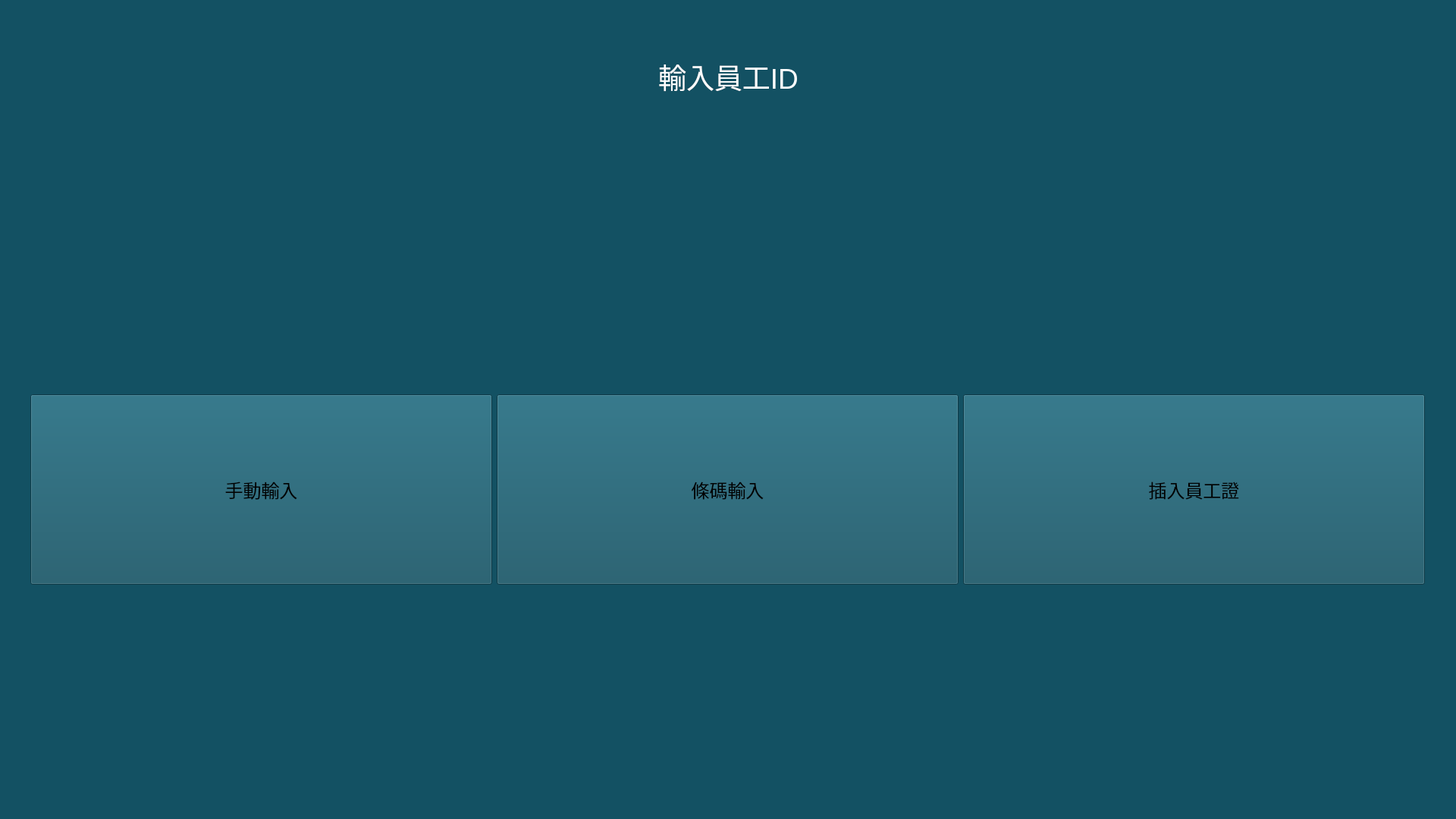
<?xml version="1.0" encoding="UTF-8"?>
<ui version="4.0">
 <class>staff_main_window</class>
 <widget class="QWidget" name="staff_main_window">
  <property name="geometry">
   <rect>
    <x>0</x>
    <y>0</y>
    <width>1920</width>
    <height>1080</height>
   </rect>
  </property>
  <property name="windowTitle">
   <string>Form</string>
  </property>
  <property name="styleSheet">
   <string notr="true">background-color: rgb(19, 81, 99);</string>
  </property>
  <widget class="QWidget" name="verticalLayoutWidget">
   <property name="geometry">
    <rect>
     <x>0</x>
     <y>70</y>
     <width>1921</width>
     <height>81</height>
    </rect>
   </property>
   <layout class="QVBoxLayout" name="verticalLayout">
    <item>
     <widget class="QTextBrowser" name="textBrowser">
      <property name="font">
       <font>
        <family>Microsoft JhengHei UI</family>
        <pointsize>28</pointsize>
        <bold>false</bold>
        <underline>false</underline>
       </font>
      </property>
      <property name="styleSheet">
       <string notr="true">background-color: rgb(19, 81, 99);
border: none;
border-color: rgb(19, 81, 99);
</string>
      </property>
      <property name="html">
       <string>&lt;!DOCTYPE HTML PUBLIC &quot;-//W3C//DTD HTML 4.0//EN&quot; &quot;http://www.w3.org/TR/REC-html40/strict.dtd&quot;&gt;
&lt;html&gt;&lt;head&gt;&lt;meta name=&quot;qrichtext&quot; content=&quot;1&quot; /&gt;&lt;meta charset=&quot;utf-8&quot; /&gt;&lt;style type=&quot;text/css&quot;&gt;
p, li { white-space: pre-wrap; }
hr { height: 1px; border-width: 0; }
li.unchecked::marker { content: &quot;\2610&quot;; }
li.checked::marker { content: &quot;\2612&quot;; }
&lt;/style&gt;&lt;/head&gt;&lt;body style=&quot; font-family:'Microsoft JhengHei UI'; font-size:28pt; font-weight:400; font-style:normal;&quot;&gt;
&lt;p align=&quot;center&quot; style=&quot; margin-top:0px; margin-bottom:0px; margin-left:0px; margin-right:0px; -qt-block-indent:0; text-indent:0px;&quot;&gt;&lt;span style=&quot; color:#ffffff;&quot;&gt;輸入員工ID&lt;/span&gt;&lt;/p&gt;&lt;/body&gt;&lt;/html&gt;</string>
      </property>
     </widget>
    </item>
   </layout>
  </widget>
  <widget class="QPushButton" name="main_screen_button_idcard">
   <property name="geometry">
    <rect>
     <x>1270</x>
     <y>520</y>
     <width>609</width>
     <height>251</height>
    </rect>
   </property>
   <property name="font">
    <font>
     <family>Microsoft JhengHei UI</family>
     <pointsize>18</pointsize>
     <italic>false</italic>
     <bold>false</bold>
    </font>
   </property>
   <property name="styleSheet">
    <string notr="true">font: 75 18pt &quot;Microsoft JhengHei UI&quot;;
background-color: rgb(55, 139, 164);
color: rgb(255, 255, 255);
QPushButton {
	border: none;
	border-radius: 50px;
}
QPushButton:pressed {
    color: rgb(19, 81, 99);
}
</string>
   </property>
   <property name="text">
    <string>插入員工證</string>
   </property>
   <property name="icon">
    <iconset resource="../images/images.qrc">
     <normaloff>:/images/ID_CARD.png</normaloff>:/images/ID_CARD.png</iconset>
   </property>
   <property name="iconSize">
    <size>
     <width>150</width>
     <height>150</height>
    </size>
   </property>
  </widget>
  <widget class="QPushButton" name="main_screen_button_barcode">
   <property name="geometry">
    <rect>
     <x>655</x>
     <y>520</y>
     <width>609</width>
     <height>251</height>
    </rect>
   </property>
   <property name="sizePolicy">
    <sizepolicy hsizetype="Minimum" vsizetype="Fixed">
     <horstretch>0</horstretch>
     <verstretch>0</verstretch>
    </sizepolicy>
   </property>
   <property name="font">
    <font>
     <family>Microsoft JhengHei UI</family>
     <pointsize>18</pointsize>
     <italic>false</italic>
     <bold>false</bold>
    </font>
   </property>
   <property name="cursor">
    <cursorShape>ArrowCursor</cursorShape>
   </property>
   <property name="styleSheet">
    <string notr="true">font: 75 18pt &quot;Microsoft JhengHei UI&quot;;
background-color: rgb(55, 139, 164);
color: rgb(255, 255, 255);
QPushButton {
	border: none;
	border-radius: 50px;
}
QPushButton:pressed {
    color: rgb(19, 81, 99);
}
</string>
   </property>
   <property name="text">
    <string>條碼輸入</string>
   </property>
   <property name="icon">
    <iconset resource="../images/images.qrc">
     <normaloff>:/images/BARCODE.png</normaloff>:/images/BARCODE.png</iconset>
   </property>
   <property name="iconSize">
    <size>
     <width>150</width>
     <height>150</height>
    </size>
   </property>
  </widget>
  <widget class="QPushButton" name="main_screen_button_manual">
   <property name="geometry">
    <rect>
     <x>40</x>
     <y>520</y>
     <width>609</width>
     <height>251</height>
    </rect>
   </property>
   <property name="baseSize">
    <size>
     <width>0</width>
     <height>0</height>
    </size>
   </property>
   <property name="font">
    <font>
     <family>Microsoft JhengHei UI</family>
     <pointsize>18</pointsize>
     <italic>false</italic>
     <bold>false</bold>
    </font>
   </property>
   <property name="layoutDirection">
    <enum>Qt::LeftToRight</enum>
   </property>
   <property name="styleSheet">
    <string notr="true">font: 75 18pt &quot;Microsoft JhengHei UI&quot;;
background-color: rgb(55, 139, 164);
color: rgb(255, 255, 255);
QPushButton {
	border: none;
	border-radius: 50px;
}
QPushButton:pressed {
    color: rgb(19, 81, 99);
}
</string>
   </property>
   <property name="text">
    <string>手動輸入</string>
   </property>
   <property name="icon">
    <iconset resource="../images/images.qrc">
     <normaloff>:/images/MANUAL.png</normaloff>:/images/MANUAL.png</iconset>
   </property>
   <property name="iconSize">
    <size>
     <width>150</width>
     <height>150</height>
    </size>
   </property>
  </widget>
 </widget>
 <resources>
  <include location="../images/images.qrc"/>
 </resources>
 <connections/>
 <slots>
  <signal>signal1()</signal>
  <slot>slot1()</slot>
 </slots>
</ui>
